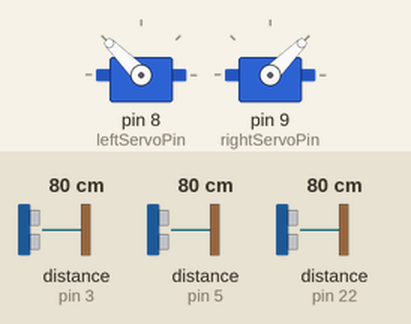
Simulated run of this sketch. Board: Arduino Mega 2560, built with avr-gcc and run on an emulated ATmega2560. On the bench: 2 × servo. Wiring (inferred from the names in the program): 2 × ultrasonic range finder: trigger pin 2, echo pin 3 / trigger pin 4, echo pin 22. Inputs (shaded band) come from the test bench; at power-on: distance to the obstacle (sensors on pin 3, pin 5, pin 22) 80 cm. The echo pulse lasts 58.3 µs per cm.

Above: at 2.0 s.
2.1 s: distance to the obstacle (sensor on pin 3) set to 16 cm
6.6 s: distance to the obstacle (sensor on pin 3) set to 12 cm
At 7.09 s:
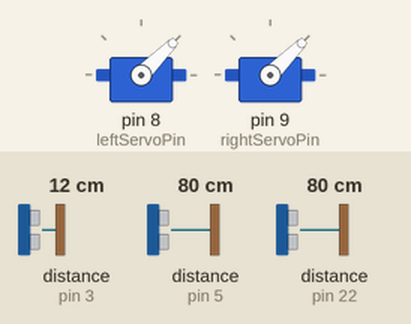
At 9.4 s:
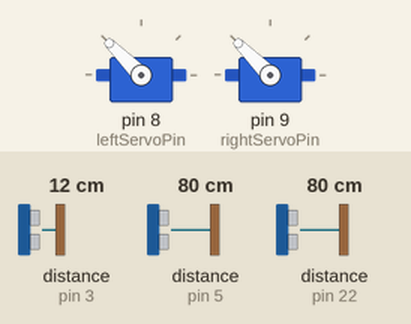
9.7 s: distance to the obstacle (sensor on pin 5) set to 36 cm
12.7 s: distance to the obstacle (sensor on pin 5) set to 28 cm
At 14.6 s:
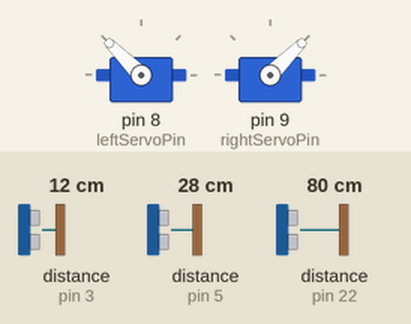
17.2 s: distance to the obstacle (sensor on pin 5) set to 13 cm
20.7 s: distance to the obstacle (sensor on pin 5) set to 10 cm
At 22.0 s:
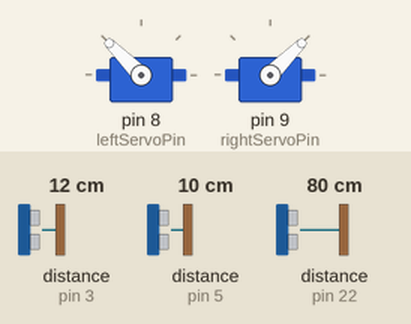
Timing chart, 0 to 23.5 s (numbered marks = the images above; inputs shaded):
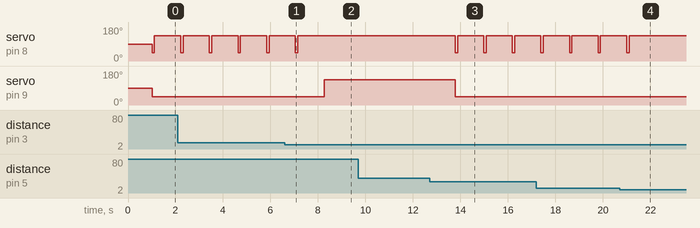

The sketch:

labirinto_zum2.ino
```cpp
#include <Servo.h>

Servo rightServo;
Servo leftServo;

const int center = A1;
const int left = A2;
const int right = A0;
const int leftServoPin = 8;
const int rightServoPin = 9;
const int leftSensorPin = 5;
const int middleSensorPin = 6;
const int rightSensorPin = 7;

//Sensori --> trig (invia) azzurro - echo (riceve) bianco
const int frontTrigPin = 2;
const int frontEchoPin = 3;

const int rightTrigPin = 4;
const int rightEchoPin = 5;

const int leftTrigPin = 23;
const int leftEchoPin = 22;

//Funzione che calcola la distanza --> return float (equivalgono a cm)
float getDistance(float trig, float echo){
  digitalWrite(trig, LOW);
  delayMicroseconds(2);
  digitalWrite(trig, HIGH);
  delayMicroseconds(10);
  digitalWrite(trig, LOW);

  long duration = pulseIn(echo, HIGH);
  float distance = duration * 0.034 / 2;

  return distance;

}

void avanti(){
  rightServo.write(0);
  leftServo.write(180);
}

int frontDistance;
int rightDistance;
int leftDistance;

//Setta i valori quando parte il codice
void setup() {
  leftServo.attach(leftServoPin);
  rightServo.attach(rightServoPin);
  pinMode(leftSensorPin, INPUT);
  pinMode(middleSensorPin, INPUT);
  pinMode(rightSensorPin, INPUT);
  pinMode(leftEchoPin, INPUT);
  pinMode(frontEchoPin, INPUT);
  pinMode(rightEchoPin, INPUT);
  pinMode(leftTrigPin, OUTPUT);
  pinMode(frontTrigPin, OUTPUT);
  pinMode(rightTrigPin, OUTPUT);
  //Serial.begin(9600);

  leftServo.write(90);
  rightServo.write(90);
}

//Parte di codiche che viene eseguita sempre (loop)
void loop() {
  // Leggi le distanze dai sensori di distanza
  frontDistance = getDistance(frontTrigPin, frontEchoPin);
  rightDistance = getDistance(rightTrigPin, rightEchoPin);
  leftDistance = getDistance(leftTrigPin, leftEchoPin);/*
  Serial.print("Front: ");
  Serial.print(frontDistance);
  Serial.print(", Right: ");
  Serial.print(rightDistance);
  Serial.print(", Left: ");
  Serial.println(leftDistance);
  */
  if((rightDistance<10&&rightDistance>7)&&frontDistance>13){
    //Muro destra dritto
    leftServo.write(135);
    rightServo.write(45);
  }else if(rightDistance<7){
    //muro destra troppo vicino
    leftServo.write(135);
    rightServo.write(45);
    delay(50);
  }else if(rightDistance<10&&frontDistance<10&&leftDistance>30){
    //gira a sinistra
    leftServo.write(45);
    rightServo.write(45);
    delay(100);
  }else if(rightDistance>30&&frontDistance<13){
    //gira a destra
    leftServo.write(135);
    rightServo.write(135);
    delay(100);
  }else if(rightDistance>10&&frontDistance>10){
    leftServo.write(45);
    rightServo.write(45);
    delay(100);
    leftServo.write(135);
    rightServo.write(45);
    delay(100);
  }else if(rightDistance<10&&frontDistance<10&&leftDistance<10){
    leftServo.write(45);
    rightServo.write(45);
    delay(100);
  }
}
```

Measured:
- the behaviour switches between 14 and 13 cm on distance to the obstacle (sensor on pin 3) (found by bisection; images 0 and 1)
- the behaviour switches between 32 and 31 cm on distance to the obstacle (sensor on pin 5) (found by bisection; images 2 and 3)
- the behaviour switches between 12 and 11 cm on distance to the obstacle (sensor on pin 5) (found by bisection; images 3 and 4)
- after the input at 6.6 s, servo on pin 8 (leftServoPin): goes on until 7.1 s, then stays 135°; servo on pin 9 (rightServoPin): 45° → 135° after 1.7 s
- after the input at 9.7 s, every drawn part: stays the same
- after the input at 12.7 s, servo on pin 8 (leftServoPin): alternates 135° for 1.1 s and 45° for 0.10 s, starting after 1.1 s; servo on pin 9 (rightServoPin): 135° → 45° after 1.1 s
- after the input at 20.7 s, servo on pin 8 (leftServoPin): goes on until 21.1 s, then stays 135°
- by itself, servo on pin 8 (leftServoPin): alternates 135° for 1.1 s and 45° for 0.10 s
